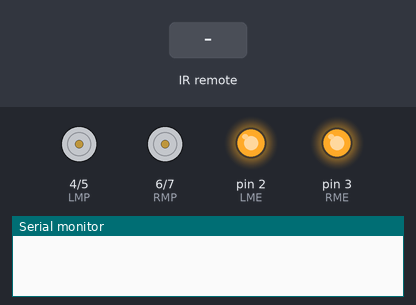
A sketch run on a simulated Arduino Uno, built with avr-gcc and run on an emulated ATmega328P. On the bench: motor-driver pin pairs drawn as motors (green arrow = first pin HIGH = forward, orange = second pin HIGH = backward, longer = more drive), output pins drawn as LEDs (lit = HIGH), the last lines printed to the serial monitor. The inputs (shaded band) are chosen by the test bench.

Above: at 1.2 s.
1.3 s: infrared code 0xFD50AF received
At 1.7 s:
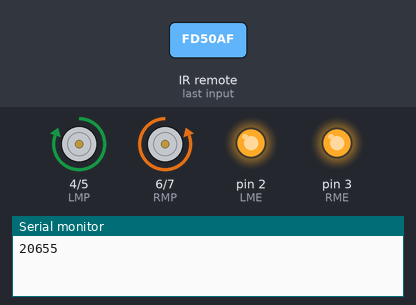
2.8 s: infrared code 0xFD10EF received
At 4.0 s:
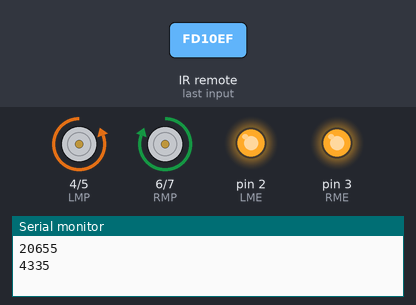
4.3 s: infrared code 0xFD00FF received
At 5.2 s:
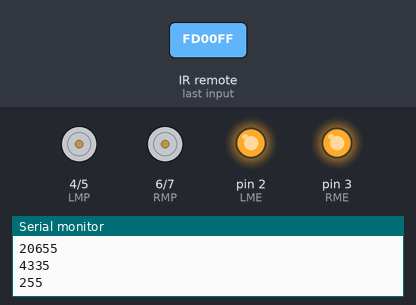
Timing chart, 0 to 7.3 s (numbered marks = the images above; inputs shaded):
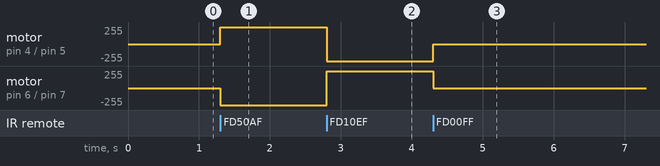

Measured:
- after the input at 1.3 s, motor on pin 4 (LMP) / pin 5 (LMN): stopped → forward 255/255 at once; motor on pin 6 (RMP) / pin 7 (RMN): stopped → backward 255/255 at once
- after the input at 2.8 s, motor on pin 4 (LMP) / pin 5 (LMN): forward 255/255 → backward 255/255 at once; motor on pin 6 (RMP) / pin 7 (RMN): backward 255/255 → forward 255/255 at once
- after the input at 4.3 s, motor on pin 4 (LMP) / pin 5 (LMN): backward 255/255 → stopped at once; motor on pin 6 (RMP) / pin 7 (RMN): forward 255/255 → stopped at once

The sketch:

code.ino
```cpp
#include <IRremote.h>

#define LME 2
#define RME 3
#define LMP 4
#define LMN 5
#define RMP 6
#define RMN 7
#define forw 16601263
#define backw 16584943
#define hault 16580863

int REC_PIN = 12;

IRrecv irrecv(REC_PIN);
decode_results rslts;

void setup()
{
  Serial.begin(9600);
  irrecv.enableIRIn();
  pinMode(LME,OUTPUT);
  pinMode(RME,OUTPUT);
  pinMode(LMP,OUTPUT);
  pinMode(LMN,OUTPUT);
  pinMode(RMP,OUTPUT);
  pinMode(RMN,OUTPUT);
  digitalWrite(LME,HIGH);
  digitalWrite(RME,HIGH);
}

void forward()
{
  digitalWrite(LMP,HIGH);
  digitalWrite(LMN,LOW);
  digitalWrite(RMP,LOW);
  digitalWrite(RMN,HIGH);
}

void backward()
{
  digitalWrite(LMP,LOW);
  digitalWrite(LMN,HIGH);
  digitalWrite(RMP,HIGH);
  digitalWrite(RMN,LOW);
}

void stop()
{
  digitalWrite(LMP,LOW);
  digitalWrite(LMN,LOW);
  digitalWrite(RMP,LOW);
  digitalWrite(RMN,LOW);
}

void loop(){
  if(irrecv.decode(&rslts)){
    unsigned int value = rslts.value;
    switch(value){
      case forw:
        forward();
        break;
      case backw:
        backward();
        break;
      case hault:
        stop();
        break;
    }
    Serial.println(value);
    irrecv.resume();
  }
}
```
